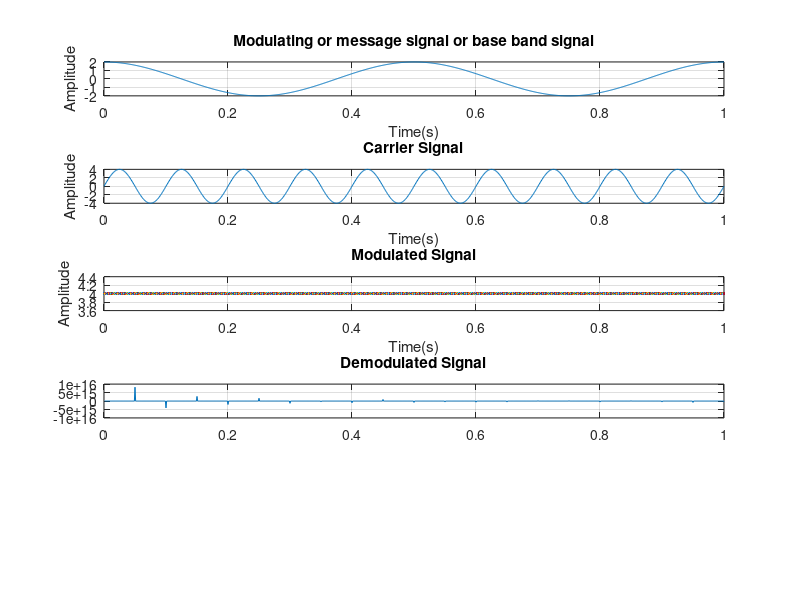

This figure's MATLAB source: (Note: this script raises an error after producing the figure.)
% PRN No. - 20240802543
t = 0:0.001:1;
am = 2;
ac = 4;


% Modulating or message signal
fm = 2;
x = am*cos(2*pi*fm*t);
subplot(5,1,1);
plot(t,x);
xlabel('Time(s)');
ylabel('Amplitude');
title('Modulating or message signal or base band signal');
grid on;

% Carrier Signal
fc = 10; % carrier signal frequency
y = ac*sin(2*pi*fc*t);
subplot(5,1,2);
plot(t,y);
xlabel('Time(s)');
ylabel('Amplitude');
title('Carrier Signal');
grid on;

% Modulated Signal
z = (am*ac*cos(2*pi()))/2;
subplot(5,1,3);
plot(t,z);
xlabel('Time(s)');
ylabel('Amplitude');
title('Modulated Signal');
grid on;

% Demodulated Signal
j = z./y;
subplot(5,1,4);
plot(t,j);
title('Demodulated Signal')
grid on;

l = abs(z);
%k = z.*y;
fs = 105 * f2;
order = 2;
fc =1.5*f1;
% f2 is cutoff frequency
%fc = f1/(fs/2);
%[numerator,denominator] = butter(order,fc);
%nf = f1/fs;
%[numerator,denominator] = butter(order,3*nf);
[num,den] = butter(order,fc/(fs/2));
de_modulated_signal = filter(num,deno,k);
subplot(5,1,5);
plot(t,de_modulated_signal);
xlabel('Time(s)');
ylabel('Amplitude');
title('Demodulated Signal using butter worth');
grid on;










% Misc. Watermark
annotation('textbox', 'String', '20240802543', 'FontSize', 30, 'Color', [0.5, 0.5, 0.5],'EdgeColor', 'none', 'HorizontalAlignment', 'center', 'Rotation', 45);
